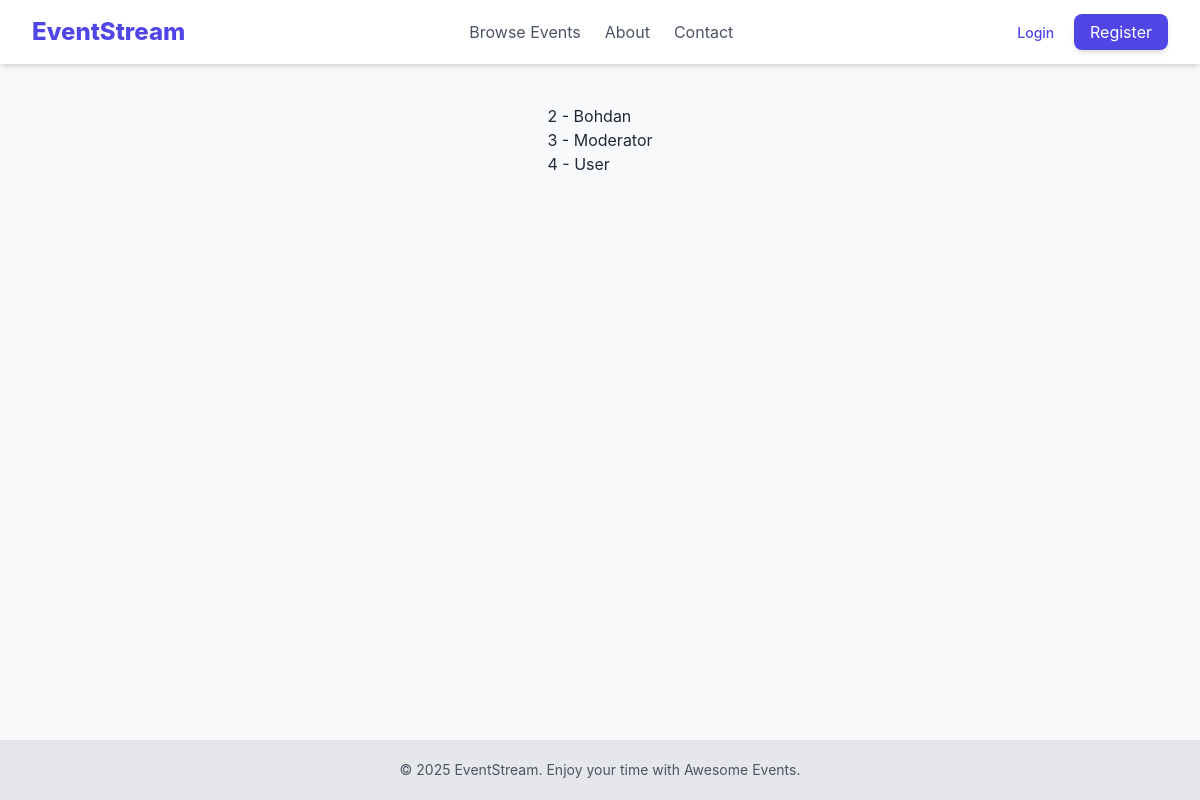
The app's page /test_db/ with its own data.
### users/models.py (models this page shows, shortened)
class CustomUser(AbstractUser):
    username = models.CharField(max_length=200, unique=True)
    email = models.EmailField(null=True)
    first_name = models.CharField(max_length=20, blank=True)
    last_name = models.CharField(max_length=20, blank=True)
    is_moderator = models.BooleanField(
        default=False,
        help_text='User is moderator or not.'
    )

### core/views.py (the view)
# urls.py: path('test_db/', views.test_db, name='test_db'),
def test_db(request):
    c_user = CustomUser.objects.all().values()
    context = {
        'c_users': c_user,
    }
    return render(request, 'core/test_db.html', context)

### core/templates/core/test_db.html (shortened to what this page needs)
{% extends "base.html" %}
{%block content%}
{% for user in c_users%}
    <p> {{user.id}} - {{user.first_name}} </p>
{%endfor%}
{%endblock%}

### templates/base.html (style rules this page uses)
body { font-family: 'Inter', sans-serif; }

### records on screen
CustomUser: id "2", first_name "Bohdan"
CustomUser: id "3", first_name "Moderator"
CustomUser: id "4", first_name "User"
